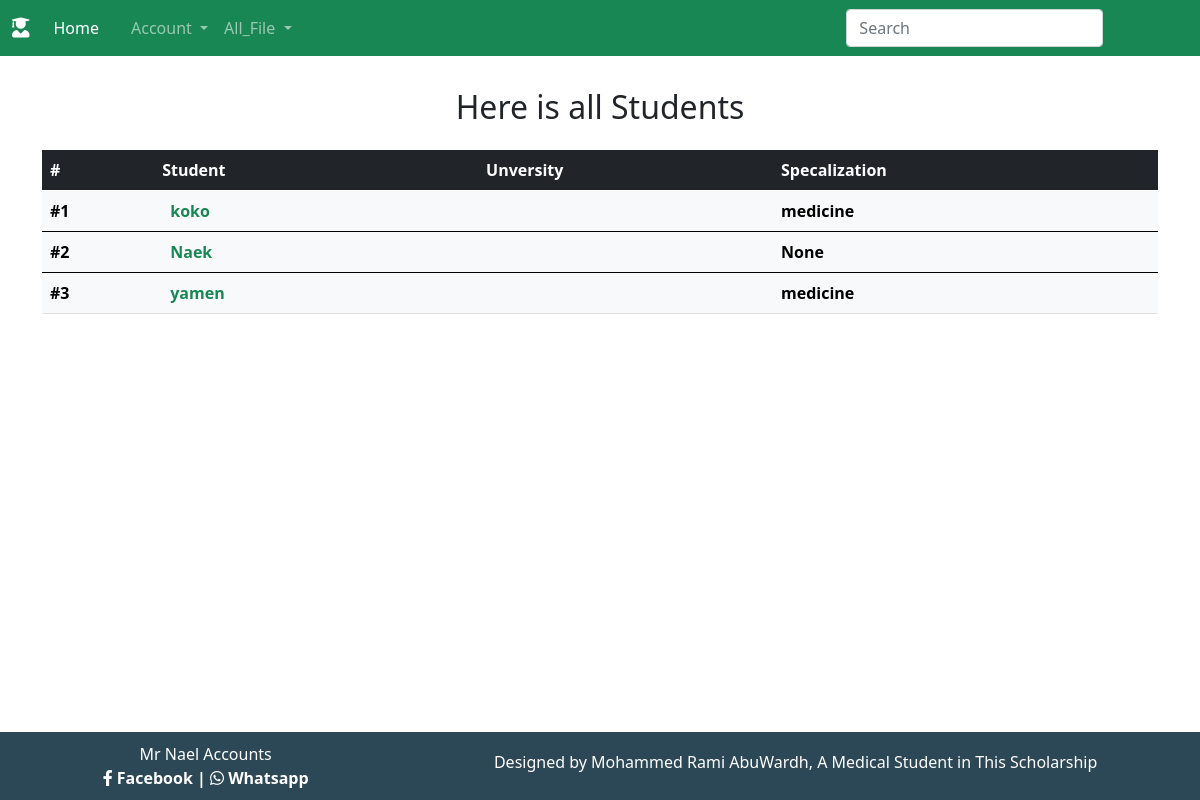
The app's page /profile/all_profile (signed in) with its own data.
### Profile/models.py (models this page shows, shortened)
class Profile(models.Model):
    user = models.OneToOneField(User, on_delete=models.CASCADE)
    unversity = models.ForeignKey(Unversity, on_delete = models.CASCADE,blank=True, null=True)
    age = models.PositiveIntegerField(blank=True, null=True)
    email = models.EmailField(blank=True, null=True)
    phone_number = models.PositiveIntegerField(blank=True, null=True)
    living_place = models.CharField(max_length= 50,blank=True, null=True)
    image = models.ImageField(default = 'default.jpg',upload_to =  'images_of_students',blank=True, null=True)
    id_number = models.IntegerField(blank=True, null=True) #رقم الهوية
    specialization = models.CharField(max_length= 50,blank=True, null=True)
    year_of_graduation = models.PositiveIntegerField(blank=True, null=True)
    achieved_hours = models.PositiveIntegerField(default='40')
    still_hours = models.IntegerField(default='100')
    Cumulative_average = models.IntegerField(default='80')#المغدل التراكمي
    seimester_average = models.IntegerField(default='80')#المعدل الفصلي
    price_of_hour = models.IntegerField(blank=True, null=True)#سعر الساعة
    unversity_id_number = models.BigIntegerField(blank=True, null=True) #الرقم الجامعي
    comment_about_behavoir = models.TextField(max_length= 50,blank=True, null=True)

### Profile/views.py (the view)
# urls.py: path('all_profile', all_profiles, name = 'all_profiles')
def all_profiles(request):
    if request.user.is_superuser:
        context = {
            'all_profile': Profile.objects.all()
        }
        return render(request, 'Profile/all_profiles.html',context)

### Profile/templates/Profile/all_profiles.html (shortened to what this page needs)
{% extends "Profile/base.html" %}
{% block content %}
<div class = 'container'>
    <div class = 'd-flex justify-content-around mt-2 btn-lg'>
      <h2 class = "m-3">Here is all Students</h2>
    </div>
    <table class="table table-striped table-dark">
      <thead class= 'table table-dark'>
        <tr>
          <th scope="col">#</th>
          <th scope="col">Student</th>
          <th scope="col">Unversity</th>
          <th scope="col">Specalization</th>
        </tr>
      </thead>
    {% for student in all_profile %}
      <thead class= 'table table-light'>
        <tr>
          <th scope="col">#{{forloop.counter}}</th>
          <th scope="col"><a class=" text-success text-decoration-none" href = "{%url 'detail_profile' student.pk%}">{{student.user.username}}<a></th>
            <th scope="col"><a class=" text-success text-decoration-none" href = '#'></a></th>
          <th scope="col">{{student.specialization}} </th>
        </tr>
      </thead>
    {% endfor %}
    </table>
  </div>
{% endblock content %}

### records on screen
Profile: user.username "koko", specialization "medicine"
Profile: user.username "Naek", specialization "None"
Profile: user.username "yamen", specialization "medicine"
